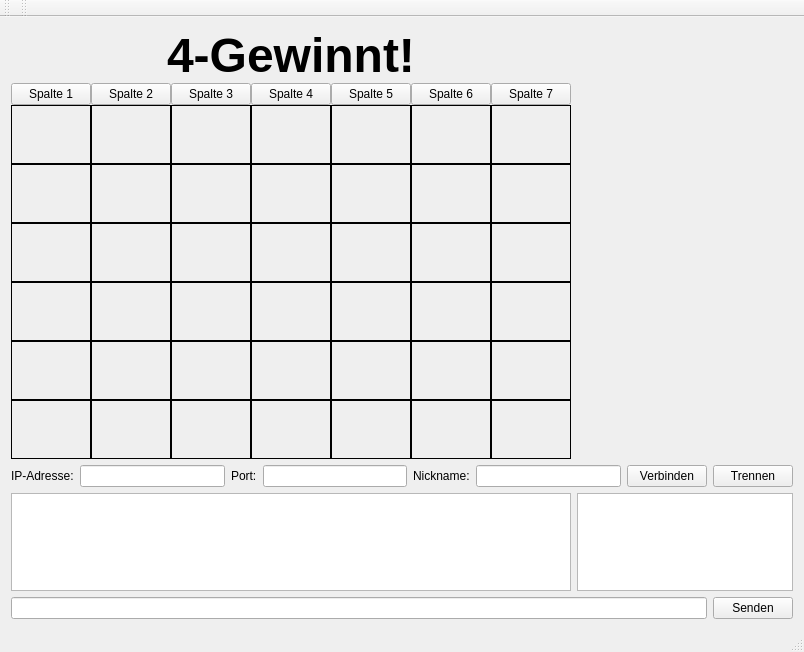
<?xml version="1.0" encoding="UTF-8"?>
<ui version="4.0">
 <class>Chat</class>
 <widget class="QMainWindow" name="Chat">
  <property name="geometry">
   <rect>
    <x>0</x>
    <y>0</y>
    <width>804</width>
    <height>652</height>
   </rect>
  </property>
  <property name="windowTitle">
   <string>Chat</string>
  </property>
  <property name="autoFillBackground">
   <bool>false</bool>
  </property>
  <widget class="QWidget" name="centralWidget">
   <layout class="QHBoxLayout" name="horizontalLayout_2">
    <item>
     <layout class="QGridLayout" name="gridLayout_3">
      <item row="4" column="1">
       <widget class="QTextEdit" name="textEdit">
        <property name="enabled">
         <bool>true</bool>
        </property>
        <property name="readOnly">
         <bool>true</bool>
        </property>
       </widget>
      </item>
      <item row="4" column="0">
       <widget class="QTextEdit" name="TeChat">
        <property name="readOnly">
         <bool>true</bool>
        </property>
       </widget>
      </item>
      <item row="2" column="0" colspan="2">
       <layout class="QHBoxLayout" name="horizontalLayout_3">
        <item>
         <widget class="QLabel" name="label">
          <property name="text">
           <string>IP-Adresse:</string>
          </property>
         </widget>
        </item>
        <item>
         <widget class="QLineEdit" name="LeIPAdresse"/>
        </item>
        <item>
         <widget class="QLabel" name="label_2">
          <property name="text">
           <string>Port:</string>
          </property>
         </widget>
        </item>
        <item>
         <widget class="QLineEdit" name="LePort"/>
        </item>
        <item>
         <widget class="QLabel" name="label_3">
          <property name="text">
           <string>Nickname:</string>
          </property>
         </widget>
        </item>
        <item>
         <widget class="QLineEdit" name="LeNick"/>
        </item>
        <item>
         <widget class="QPushButton" name="BtVerbinden">
          <property name="text">
           <string>Verbinden</string>
          </property>
         </widget>
        </item>
        <item>
         <widget class="QPushButton" name="BtTrennen">
          <property name="text">
           <string>Trennen</string>
          </property>
         </widget>
        </item>
       </layout>
      </item>
      <item row="7" column="0" colspan="2">
       <layout class="QHBoxLayout" name="horizontalLayout">
        <property name="sizeConstraint">
         <enum>QLayout::SetMaximumSize</enum>
        </property>
        <item>
         <widget class="QLineEdit" name="LeText"/>
        </item>
        <item>
         <widget class="QPushButton" name="BtSenden">
          <property name="text">
           <string>Senden</string>
          </property>
         </widget>
        </item>
       </layout>
      </item>
      <item row="0" column="1">
       <layout class="QVBoxLayout" name="verticalLayout">
        <item>
         <widget class="QLabel" name="spieler">
          <property name="font">
           <font>
            <pointsize>26</pointsize>
           </font>
          </property>
          <property name="text">
           <string/>
          </property>
         </widget>
        </item>
        <item>
         <widget class="QLabel" name="zug">
          <property name="font">
           <font>
            <pointsize>24</pointsize>
           </font>
          </property>
          <property name="text">
           <string/>
          </property>
         </widget>
        </item>
       </layout>
      </item>
      <item row="0" column="0">
       <layout class="QGridLayout" name="gridLayout_2">
        <property name="spacing">
         <number>0</number>
        </property>
        <item row="3" column="1">
         <widget class="QLabel" name="l24">
          <property name="minimumSize">
           <size>
            <width>54</width>
            <height>59</height>
           </size>
          </property>
          <property name="frameShape">
           <enum>QFrame::Box</enum>
          </property>
          <property name="text">
           <string/>
          </property>
          <property name="alignment">
           <set>Qt::AlignLeading|Qt::AlignLeft|Qt::AlignVCenter</set>
          </property>
         </widget>
        </item>
        <item row="7" column="5">
         <widget class="QLabel" name="l60">
          <property name="minimumSize">
           <size>
            <width>54</width>
            <height>59</height>
           </size>
          </property>
          <property name="frameShape">
           <enum>QFrame::Box</enum>
          </property>
          <property name="text">
           <string/>
          </property>
          <property name="alignment">
           <set>Qt::AlignLeading|Qt::AlignLeft|Qt::AlignVCenter</set>
          </property>
         </widget>
        </item>
        <item row="1" column="3">
         <widget class="QPushButton" name="pushButton_4">
          <property name="text">
           <string>Spalte 4</string>
          </property>
          <property name="iconSize">
           <size>
            <width>10</width>
            <height>16</height>
           </size>
          </property>
         </widget>
        </item>
        <item row="2" column="3">
         <widget class="QLabel" name="l45">
          <property name="minimumSize">
           <size>
            <width>54</width>
            <height>59</height>
           </size>
          </property>
          <property name="frameShape">
           <enum>QFrame::Box</enum>
          </property>
          <property name="text">
           <string/>
          </property>
          <property name="alignment">
           <set>Qt::AlignLeading|Qt::AlignLeft|Qt::AlignVCenter</set>
          </property>
         </widget>
        </item>
        <item row="4" column="1">
         <widget class="QLabel" name="l23">
          <property name="minimumSize">
           <size>
            <width>54</width>
            <height>59</height>
           </size>
          </property>
          <property name="frameShape">
           <enum>QFrame::Box</enum>
          </property>
          <property name="text">
           <string/>
          </property>
          <property name="alignment">
           <set>Qt::AlignLeading|Qt::AlignLeft|Qt::AlignVCenter</set>
          </property>
         </widget>
        </item>
        <item row="6" column="6">
         <widget class="QLabel" name="l71">
          <property name="minimumSize">
           <size>
            <width>54</width>
            <height>59</height>
           </size>
          </property>
          <property name="frameShape">
           <enum>QFrame::Box</enum>
          </property>
          <property name="text">
           <string/>
          </property>
          <property name="alignment">
           <set>Qt::AlignLeading|Qt::AlignLeft|Qt::AlignVCenter</set>
          </property>
         </widget>
        </item>
        <item row="1" column="4">
         <widget class="QPushButton" name="pushButton_5">
          <property name="text">
           <string>Spalte 5</string>
          </property>
          <property name="iconSize">
           <size>
            <width>10</width>
            <height>16</height>
           </size>
          </property>
         </widget>
        </item>
        <item row="2" column="1">
         <widget class="QLabel" name="l25">
          <property name="minimumSize">
           <size>
            <width>54</width>
            <height>59</height>
           </size>
          </property>
          <property name="frameShape">
           <enum>QFrame::Box</enum>
          </property>
          <property name="text">
           <string/>
          </property>
          <property name="alignment">
           <set>Qt::AlignLeading|Qt::AlignLeft|Qt::AlignVCenter</set>
          </property>
         </widget>
        </item>
        <item row="3" column="3">
         <widget class="QLabel" name="l44">
          <property name="minimumSize">
           <size>
            <width>54</width>
            <height>59</height>
           </size>
          </property>
          <property name="frameShape">
           <enum>QFrame::Box</enum>
          </property>
          <property name="text">
           <string/>
          </property>
          <property name="alignment">
           <set>Qt::AlignLeading|Qt::AlignLeft|Qt::AlignVCenter</set>
          </property>
         </widget>
        </item>
        <item row="2" column="6">
         <widget class="QLabel" name="l75">
          <property name="minimumSize">
           <size>
            <width>54</width>
            <height>59</height>
           </size>
          </property>
          <property name="frameShape">
           <enum>QFrame::Box</enum>
          </property>
          <property name="text">
           <string/>
          </property>
          <property name="alignment">
           <set>Qt::AlignLeading|Qt::AlignLeft|Qt::AlignVCenter</set>
          </property>
         </widget>
        </item>
        <item row="6" column="1">
         <widget class="QLabel" name="l21">
          <property name="minimumSize">
           <size>
            <width>54</width>
            <height>59</height>
           </size>
          </property>
          <property name="frameShape">
           <enum>QFrame::Box</enum>
          </property>
          <property name="text">
           <string/>
          </property>
          <property name="alignment">
           <set>Qt::AlignLeading|Qt::AlignLeft|Qt::AlignVCenter</set>
          </property>
         </widget>
        </item>
        <item row="7" column="6">
         <widget class="QLabel" name="l70">
          <property name="minimumSize">
           <size>
            <width>54</width>
            <height>59</height>
           </size>
          </property>
          <property name="frameShape">
           <enum>QFrame::Box</enum>
          </property>
          <property name="text">
           <string/>
          </property>
          <property name="alignment">
           <set>Qt::AlignLeading|Qt::AlignLeft|Qt::AlignVCenter</set>
          </property>
         </widget>
        </item>
        <item row="1" column="0">
         <widget class="QPushButton" name="pushButton">
          <property name="text">
           <string>Spalte 1</string>
          </property>
          <property name="iconSize">
           <size>
            <width>10</width>
            <height>16</height>
           </size>
          </property>
         </widget>
        </item>
        <item row="5" column="3">
         <widget class="QLabel" name="l42">
          <property name="minimumSize">
           <size>
            <width>54</width>
            <height>59</height>
           </size>
          </property>
          <property name="frameShape">
           <enum>QFrame::Box</enum>
          </property>
          <property name="text">
           <string/>
          </property>
          <property name="alignment">
           <set>Qt::AlignLeading|Qt::AlignLeft|Qt::AlignVCenter</set>
          </property>
         </widget>
        </item>
        <item row="6" column="4">
         <widget class="QLabel" name="l51">
          <property name="minimumSize">
           <size>
            <width>54</width>
            <height>59</height>
           </size>
          </property>
          <property name="frameShape">
           <enum>QFrame::Box</enum>
          </property>
          <property name="text">
           <string/>
          </property>
          <property name="alignment">
           <set>Qt::AlignLeading|Qt::AlignLeft|Qt::AlignVCenter</set>
          </property>
         </widget>
        </item>
        <item row="1" column="5">
         <widget class="QPushButton" name="pushButton_6">
          <property name="text">
           <string>Spalte 6</string>
          </property>
          <property name="iconSize">
           <size>
            <width>10</width>
            <height>16</height>
           </size>
          </property>
         </widget>
        </item>
        <item row="7" column="2">
         <widget class="QLabel" name="l30">
          <property name="minimumSize">
           <size>
            <width>54</width>
            <height>59</height>
           </size>
          </property>
          <property name="frameShape">
           <enum>QFrame::Box</enum>
          </property>
          <property name="text">
           <string/>
          </property>
          <property name="alignment">
           <set>Qt::AlignLeading|Qt::AlignLeft|Qt::AlignVCenter</set>
          </property>
         </widget>
        </item>
        <item row="4" column="0">
         <widget class="QLabel" name="l13">
          <property name="minimumSize">
           <size>
            <width>54</width>
            <height>59</height>
           </size>
          </property>
          <property name="frameShape">
           <enum>QFrame::Box</enum>
          </property>
          <property name="text">
           <string/>
          </property>
          <property name="alignment">
           <set>Qt::AlignLeading|Qt::AlignLeft|Qt::AlignVCenter</set>
          </property>
         </widget>
        </item>
        <item row="6" column="3">
         <widget class="QLabel" name="l41">
          <property name="minimumSize">
           <size>
            <width>54</width>
            <height>59</height>
           </size>
          </property>
          <property name="frameShape">
           <enum>QFrame::Box</enum>
          </property>
          <property name="text">
           <string/>
          </property>
          <property name="alignment">
           <set>Qt::AlignLeading|Qt::AlignLeft|Qt::AlignVCenter</set>
          </property>
         </widget>
        </item>
        <item row="4" column="5">
         <widget class="QLabel" name="l63">
          <property name="minimumSize">
           <size>
            <width>54</width>
            <height>59</height>
           </size>
          </property>
          <property name="frameShape">
           <enum>QFrame::Box</enum>
          </property>
          <property name="text">
           <string/>
          </property>
          <property name="alignment">
           <set>Qt::AlignLeading|Qt::AlignLeft|Qt::AlignVCenter</set>
          </property>
         </widget>
        </item>
        <item row="5" column="0">
         <widget class="QLabel" name="l12">
          <property name="minimumSize">
           <size>
            <width>54</width>
            <height>59</height>
           </size>
          </property>
          <property name="frameShape">
           <enum>QFrame::Box</enum>
          </property>
          <property name="text">
           <string/>
          </property>
          <property name="alignment">
           <set>Qt::AlignLeading|Qt::AlignLeft|Qt::AlignVCenter</set>
          </property>
         </widget>
        </item>
        <item row="5" column="4">
         <widget class="QLabel" name="l52">
          <property name="minimumSize">
           <size>
            <width>54</width>
            <height>59</height>
           </size>
          </property>
          <property name="frameShape">
           <enum>QFrame::Box</enum>
          </property>
          <property name="text">
           <string/>
          </property>
          <property name="alignment">
           <set>Qt::AlignLeading|Qt::AlignLeft|Qt::AlignVCenter</set>
          </property>
         </widget>
        </item>
        <item row="3" column="0">
         <widget class="QLabel" name="l14">
          <property name="minimumSize">
           <size>
            <width>54</width>
            <height>59</height>
           </size>
          </property>
          <property name="frameShape">
           <enum>QFrame::Box</enum>
          </property>
          <property name="text">
           <string/>
          </property>
          <property name="alignment">
           <set>Qt::AlignLeading|Qt::AlignLeft|Qt::AlignVCenter</set>
          </property>
         </widget>
        </item>
        <item row="1" column="6">
         <widget class="QPushButton" name="pushButton_7">
          <property name="sizePolicy">
           <sizepolicy hsizetype="Minimum" vsizetype="Fixed">
            <horstretch>0</horstretch>
            <verstretch>0</verstretch>
           </sizepolicy>
          </property>
          <property name="text">
           <string>Spalte 7</string>
          </property>
          <property name="iconSize">
           <size>
            <width>10</width>
            <height>16</height>
           </size>
          </property>
         </widget>
        </item>
        <item row="2" column="5">
         <widget class="QLabel" name="l65">
          <property name="minimumSize">
           <size>
            <width>54</width>
            <height>59</height>
           </size>
          </property>
          <property name="frameShape">
           <enum>QFrame::Box</enum>
          </property>
          <property name="text">
           <string/>
          </property>
          <property name="alignment">
           <set>Qt::AlignLeading|Qt::AlignLeft|Qt::AlignVCenter</set>
          </property>
         </widget>
        </item>
        <item row="6" column="2">
         <widget class="QLabel" name="l31">
          <property name="minimumSize">
           <size>
            <width>54</width>
            <height>59</height>
           </size>
          </property>
          <property name="frameShape">
           <enum>QFrame::Box</enum>
          </property>
          <property name="text">
           <string/>
          </property>
          <property name="alignment">
           <set>Qt::AlignLeading|Qt::AlignLeft|Qt::AlignVCenter</set>
          </property>
         </widget>
        </item>
        <item row="2" column="0">
         <widget class="QLabel" name="l15">
          <property name="minimumSize">
           <size>
            <width>54</width>
            <height>59</height>
           </size>
          </property>
          <property name="frameShape">
           <enum>QFrame::Box</enum>
          </property>
          <property name="text">
           <string/>
          </property>
          <property name="alignment">
           <set>Qt::AlignLeading|Qt::AlignLeft|Qt::AlignVCenter</set>
          </property>
         </widget>
        </item>
        <item row="6" column="5">
         <widget class="QLabel" name="l61">
          <property name="minimumSize">
           <size>
            <width>54</width>
            <height>59</height>
           </size>
          </property>
          <property name="frameShape">
           <enum>QFrame::Box</enum>
          </property>
          <property name="text">
           <string/>
          </property>
          <property name="alignment">
           <set>Qt::AlignLeading|Qt::AlignLeft|Qt::AlignVCenter</set>
          </property>
         </widget>
        </item>
        <item row="3" column="6">
         <widget class="QLabel" name="l74">
          <property name="minimumSize">
           <size>
            <width>54</width>
            <height>59</height>
           </size>
          </property>
          <property name="frameShape">
           <enum>QFrame::Box</enum>
          </property>
          <property name="text">
           <string/>
          </property>
          <property name="alignment">
           <set>Qt::AlignLeading|Qt::AlignLeft|Qt::AlignVCenter</set>
          </property>
         </widget>
        </item>
        <item row="6" column="0">
         <widget class="QLabel" name="l11">
          <property name="minimumSize">
           <size>
            <width>54</width>
            <height>59</height>
           </size>
          </property>
          <property name="frameShape">
           <enum>QFrame::Box</enum>
          </property>
          <property name="text">
           <string/>
          </property>
          <property name="alignment">
           <set>Qt::AlignLeading|Qt::AlignLeft|Qt::AlignVCenter</set>
          </property>
         </widget>
        </item>
        <item row="4" column="4">
         <widget class="QLabel" name="l53">
          <property name="minimumSize">
           <size>
            <width>54</width>
            <height>59</height>
           </size>
          </property>
          <property name="frameShape">
           <enum>QFrame::Box</enum>
          </property>
          <property name="text">
           <string/>
          </property>
          <property name="alignment">
           <set>Qt::AlignLeading|Qt::AlignLeft|Qt::AlignVCenter</set>
          </property>
         </widget>
        </item>
        <item row="2" column="4">
         <widget class="QLabel" name="l55">
          <property name="minimumSize">
           <size>
            <width>54</width>
            <height>59</height>
           </size>
          </property>
          <property name="frameShape">
           <enum>QFrame::Box</enum>
          </property>
          <property name="text">
           <string/>
          </property>
          <property name="alignment">
           <set>Qt::AlignLeading|Qt::AlignLeft|Qt::AlignVCenter</set>
          </property>
         </widget>
        </item>
        <item row="7" column="0">
         <widget class="QLabel" name="l10">
          <property name="minimumSize">
           <size>
            <width>54</width>
            <height>59</height>
           </size>
          </property>
          <property name="frameShape">
           <enum>QFrame::Box</enum>
          </property>
          <property name="text">
           <string/>
          </property>
          <property name="alignment">
           <set>Qt::AlignLeading|Qt::AlignLeft|Qt::AlignVCenter</set>
          </property>
         </widget>
        </item>
        <item row="2" column="2">
         <widget class="QLabel" name="l35">
          <property name="minimumSize">
           <size>
            <width>54</width>
            <height>59</height>
           </size>
          </property>
          <property name="frameShape">
           <enum>QFrame::Box</enum>
          </property>
          <property name="text">
           <string/>
          </property>
          <property name="alignment">
           <set>Qt::AlignLeading|Qt::AlignLeft|Qt::AlignVCenter</set>
          </property>
         </widget>
        </item>
        <item row="3" column="2">
         <widget class="QLabel" name="l34">
          <property name="minimumSize">
           <size>
            <width>54</width>
            <height>59</height>
           </size>
          </property>
          <property name="frameShape">
           <enum>QFrame::Box</enum>
          </property>
          <property name="text">
           <string/>
          </property>
          <property name="alignment">
           <set>Qt::AlignLeading|Qt::AlignLeft|Qt::AlignVCenter</set>
          </property>
         </widget>
        </item>
        <item row="1" column="2">
         <widget class="QPushButton" name="pushButton_3">
          <property name="text">
           <string>Spalte 3</string>
          </property>
          <property name="iconSize">
           <size>
            <width>10</width>
            <height>16</height>
           </size>
          </property>
         </widget>
        </item>
        <item row="4" column="3">
         <widget class="QLabel" name="l43">
          <property name="minimumSize">
           <size>
            <width>54</width>
            <height>59</height>
           </size>
          </property>
          <property name="frameShape">
           <enum>QFrame::Box</enum>
          </property>
          <property name="text">
           <string/>
          </property>
          <property name="alignment">
           <set>Qt::AlignLeading|Qt::AlignLeft|Qt::AlignVCenter</set>
          </property>
         </widget>
        </item>
        <item row="5" column="6">
         <widget class="QLabel" name="l72">
          <property name="minimumSize">
           <size>
            <width>54</width>
            <height>59</height>
           </size>
          </property>
          <property name="frameShape">
           <enum>QFrame::Box</enum>
          </property>
          <property name="text">
           <string/>
          </property>
          <property name="alignment">
           <set>Qt::AlignLeading|Qt::AlignLeft|Qt::AlignVCenter</set>
          </property>
         </widget>
        </item>
        <item row="4" column="2">
         <widget class="QLabel" name="l33">
          <property name="minimumSize">
           <size>
            <width>54</width>
            <height>59</height>
           </size>
          </property>
          <property name="frameShape">
           <enum>QFrame::Box</enum>
          </property>
          <property name="text">
           <string/>
          </property>
          <property name="alignment">
           <set>Qt::AlignLeading|Qt::AlignLeft|Qt::AlignVCenter</set>
          </property>
         </widget>
        </item>
        <item row="4" column="6">
         <widget class="QLabel" name="l73">
          <property name="minimumSize">
           <size>
            <width>54</width>
            <height>59</height>
           </size>
          </property>
          <property name="frameShape">
           <enum>QFrame::Box</enum>
          </property>
          <property name="text">
           <string/>
          </property>
          <property name="alignment">
           <set>Qt::AlignLeading|Qt::AlignLeft|Qt::AlignVCenter</set>
          </property>
         </widget>
        </item>
        <item row="3" column="4">
         <widget class="QLabel" name="l54">
          <property name="minimumSize">
           <size>
            <width>54</width>
            <height>59</height>
           </size>
          </property>
          <property name="frameShape">
           <enum>QFrame::Box</enum>
          </property>
          <property name="text">
           <string/>
          </property>
          <property name="alignment">
           <set>Qt::AlignLeading|Qt::AlignLeft|Qt::AlignVCenter</set>
          </property>
         </widget>
        </item>
        <item row="5" column="1">
         <widget class="QLabel" name="l22">
          <property name="minimumSize">
           <size>
            <width>54</width>
            <height>59</height>
           </size>
          </property>
          <property name="frameShape">
           <enum>QFrame::Box</enum>
          </property>
          <property name="text">
           <string/>
          </property>
          <property name="alignment">
           <set>Qt::AlignLeading|Qt::AlignLeft|Qt::AlignVCenter</set>
          </property>
         </widget>
        </item>
        <item row="5" column="2">
         <widget class="QLabel" name="l32">
          <property name="minimumSize">
           <size>
            <width>54</width>
            <height>59</height>
           </size>
          </property>
          <property name="frameShape">
           <enum>QFrame::Box</enum>
          </property>
          <property name="text">
           <string/>
          </property>
          <property name="alignment">
           <set>Qt::AlignLeading|Qt::AlignLeft|Qt::AlignVCenter</set>
          </property>
         </widget>
        </item>
        <item row="7" column="1">
         <widget class="QLabel" name="l20">
          <property name="minimumSize">
           <size>
            <width>54</width>
            <height>59</height>
           </size>
          </property>
          <property name="frameShape">
           <enum>QFrame::Box</enum>
          </property>
          <property name="text">
           <string/>
          </property>
          <property name="alignment">
           <set>Qt::AlignLeading|Qt::AlignLeft|Qt::AlignVCenter</set>
          </property>
         </widget>
        </item>
        <item row="5" column="5">
         <widget class="QLabel" name="l62">
          <property name="minimumSize">
           <size>
            <width>54</width>
            <height>59</height>
           </size>
          </property>
          <property name="frameShape">
           <enum>QFrame::Box</enum>
          </property>
          <property name="text">
           <string/>
          </property>
          <property name="alignment">
           <set>Qt::AlignLeading|Qt::AlignLeft|Qt::AlignVCenter</set>
          </property>
         </widget>
        </item>
        <item row="1" column="1">
         <widget class="QPushButton" name="pushButton_2">
          <property name="text">
           <string>Spalte 2</string>
          </property>
          <property name="iconSize">
           <size>
            <width>10</width>
            <height>16</height>
           </size>
          </property>
         </widget>
        </item>
        <item row="7" column="3">
         <widget class="QLabel" name="l40">
          <property name="minimumSize">
           <size>
            <width>54</width>
            <height>59</height>
           </size>
          </property>
          <property name="frameShape">
           <enum>QFrame::Box</enum>
          </property>
          <property name="text">
           <string/>
          </property>
          <property name="alignment">
           <set>Qt::AlignLeading|Qt::AlignLeft|Qt::AlignVCenter</set>
          </property>
         </widget>
        </item>
        <item row="7" column="4">
         <widget class="QLabel" name="l50">
          <property name="minimumSize">
           <size>
            <width>54</width>
            <height>59</height>
           </size>
          </property>
          <property name="frameShape">
           <enum>QFrame::Box</enum>
          </property>
          <property name="text">
           <string/>
          </property>
          <property name="alignment">
           <set>Qt::AlignLeading|Qt::AlignLeft|Qt::AlignVCenter</set>
          </property>
         </widget>
        </item>
        <item row="3" column="5">
         <widget class="QLabel" name="l64">
          <property name="minimumSize">
           <size>
            <width>54</width>
            <height>59</height>
           </size>
          </property>
          <property name="frameShape">
           <enum>QFrame::Box</enum>
          </property>
          <property name="text">
           <string/>
          </property>
          <property name="alignment">
           <set>Qt::AlignLeading|Qt::AlignLeft|Qt::AlignVCenter</set>
          </property>
         </widget>
        </item>
        <item row="0" column="0" colspan="7">
         <widget class="QLabel" name="title">
          <property name="font">
           <font>
            <pointsize>36</pointsize>
            <weight>75</weight>
            <bold>true</bold>
           </font>
          </property>
          <property name="text">
           <string>4-Gewinnt!</string>
          </property>
          <property name="alignment">
           <set>Qt::AlignCenter</set>
          </property>
         </widget>
        </item>
       </layout>
      </item>
     </layout>
    </item>
   </layout>
  </widget>
  <widget class="QMenuBar" name="menuBar">
   <property name="geometry">
    <rect>
     <x>0</x>
     <y>0</y>
     <width>804</width>
     <height>21</height>
    </rect>
   </property>
  </widget>
  <widget class="QToolBar" name="mainToolBar">
   <attribute name="toolBarArea">
    <enum>TopToolBarArea</enum>
   </attribute>
   <attribute name="toolBarBreak">
    <bool>false</bool>
   </attribute>
  </widget>
  <widget class="QStatusBar" name="statusBar"/>
  <widget class="QToolBar" name="toolBar">
   <property name="windowTitle">
    <string>toolBar</string>
   </property>
   <attribute name="toolBarArea">
    <enum>TopToolBarArea</enum>
   </attribute>
   <attribute name="toolBarBreak">
    <bool>false</bool>
   </attribute>
  </widget>
 </widget>
 <layoutdefault spacing="6" margin="11"/>
 <resources/>
 <connections/>
</ui>
